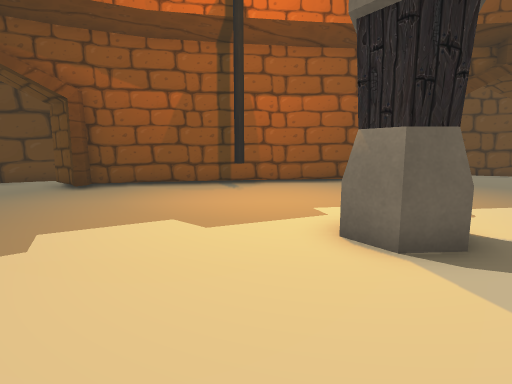
view 1 (above)

20 first-person views from a walk through a Unity game level. The camera is 1.3 m above the floor, tilts 8° down and sees 80° across. The floor is counted in squares, 1 m on a side. Each view is taken from the middle of a square. On the plan, view 1 faces up. The plan holds only what a view shows up to about 14 squares ahead; the rest is blank. The place goes on beyond the plan. The player is left out. Some surface patterns are stand-ins.

view 2
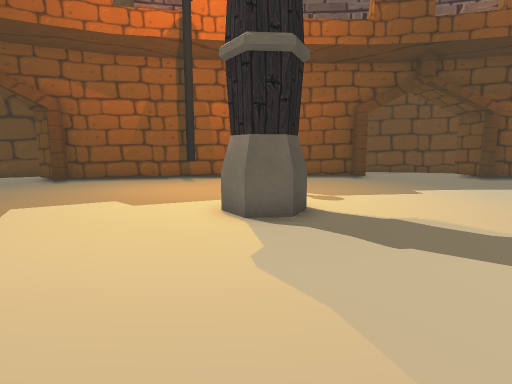

view 3
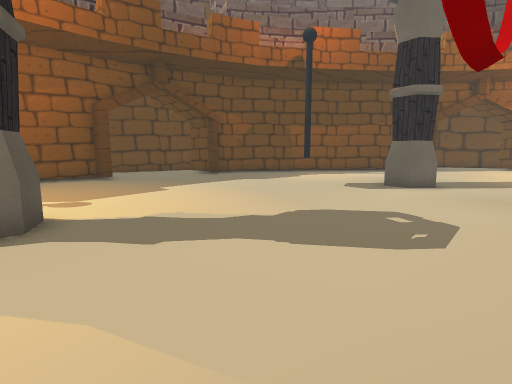

view 4
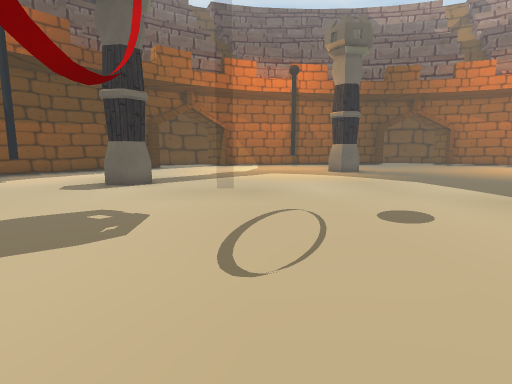

view 5
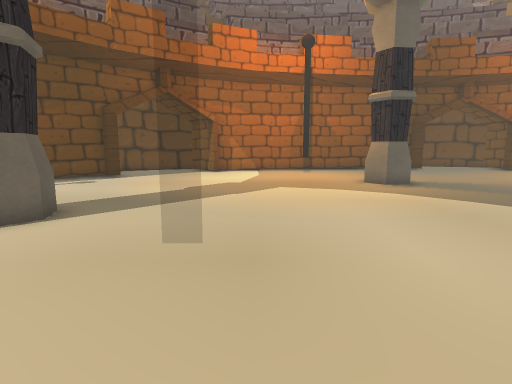

view 6
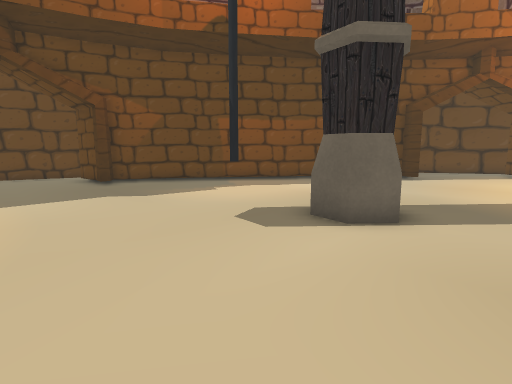

view 7
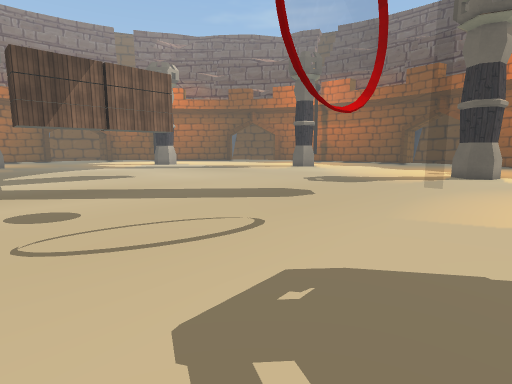

view 8
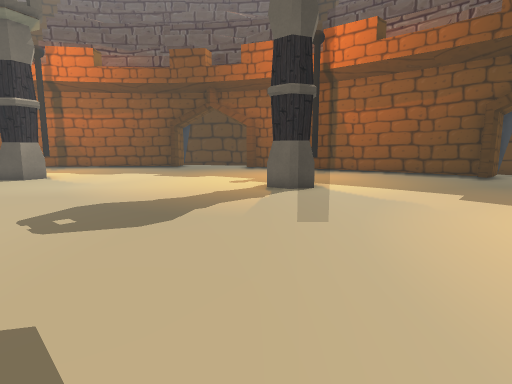

view 9
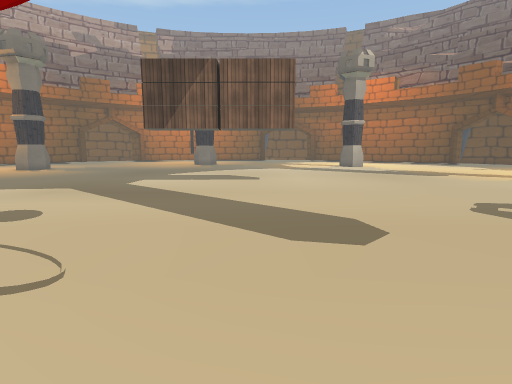

view 10
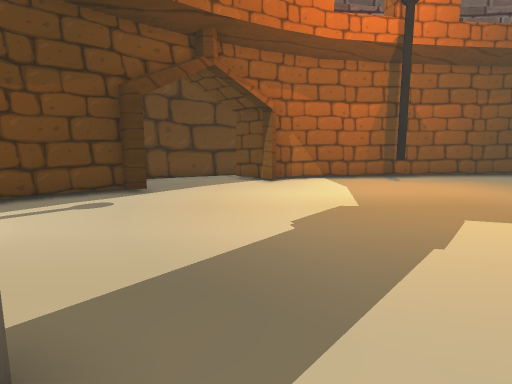

view 11
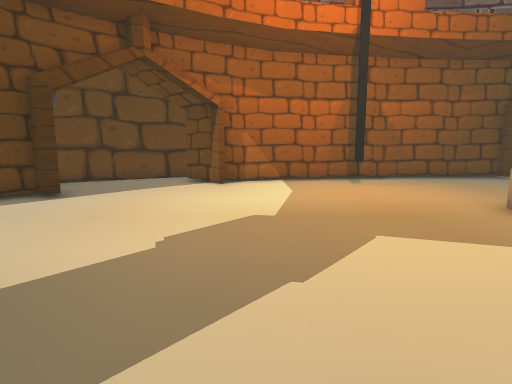

view 12
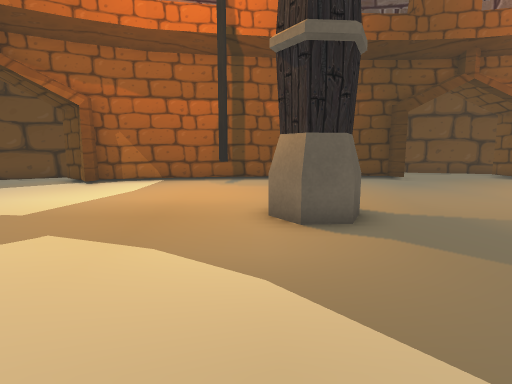

view 13
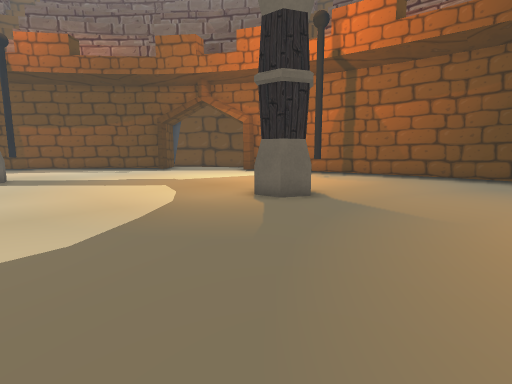

view 14
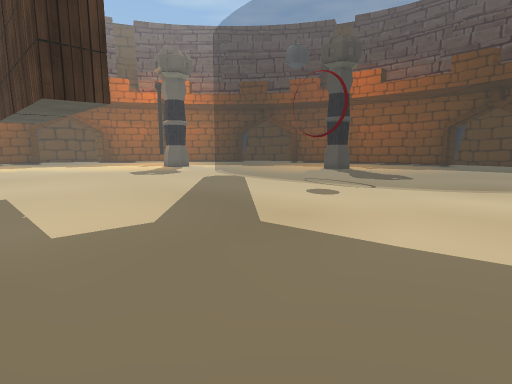

view 15
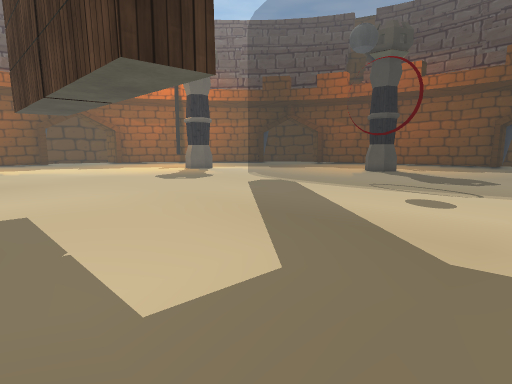

view 16
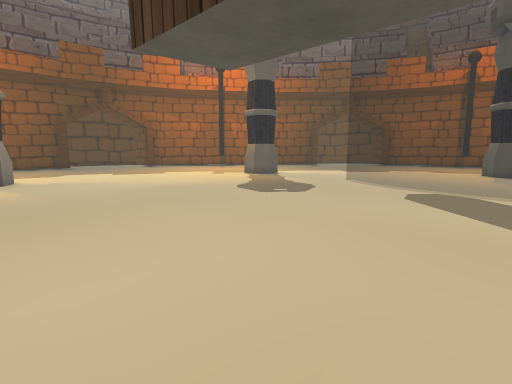

view 17
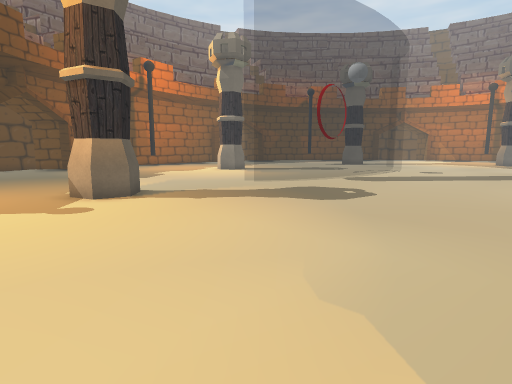

view 18
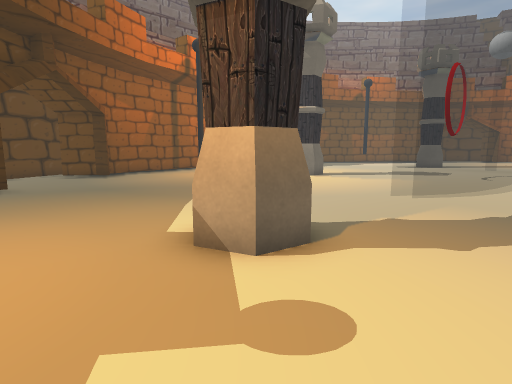

view 19
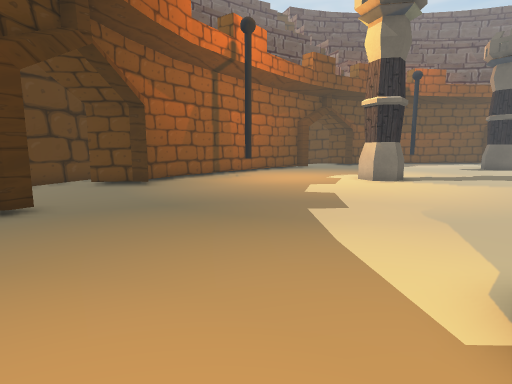

view 20
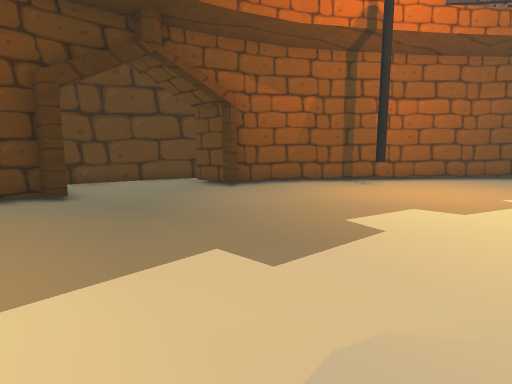

### Floor plan
Key: @ floor where view 1 was taken; # wall or solid block; . floor; = window, fence, low wall or low ledge.
Columns run from 11 left of view 1 to 28 right of it. Each row starts with its distance up from view 1.
 15                      ###
 14                     ....
 13   ###         ####  ...#
 12 ###..  ########..##....##
 11 #...####...............####
 10 .....#....#...............###
  9  ...........................##
  8 #............................##
  7 ##............................###
  6 ................................##   #
  5 .............##..................#  .##
  4 .............##..................##...#
  3 ......................................##
  2 ........................##.............#
  1 ........................##............##
  0 ...........@.........................##
 -1 ...##................................##
 -2 ...##....=.............=..............#
 -3 .........====.......===...............#
 -4 ...........==========.................#
 -5 ......................................#
 -6 ....................................#.##
 -7 .......................................#
 -8 ...............................#.......#
 -9 ...............................#.......#
-10 .......................................#
-11 .......................................#
-12 .......................................#
-13 ##.....................................#
-14  # ............................ ........

Where each view was taken, in squares from view 1:
view 1: 0 up, 0 right, facing up
view 2: 2 down, 2 right, facing up
view 3: 2 down, 2 right, facing up-right
view 4: 3 down, 2 right, facing right
view 5: 3 down, 8 right, facing right
view 6: 1 down, 8 right, facing up-right
view 7: 1 up, 9 right, facing down-left
view 8: 3 down, 3 right, facing left
view 9: 0 up, 3 right, facing down
view 10: 0 up, 13 right, facing right
view 11: 2 down, 14 right, facing right
view 12: 7 down, 14 right, facing right
view 13: 14 down, 13 right, facing up-right
view 14: 14 down, 13 right, facing up-left
view 15: 14 down, 10 right, facing up-left
view 16: 14 down, 4 right, facing up-left
view 17: 11 down, 11 left, facing up-right
view 18: 5 down, 11 left, facing up-right
view 19: 1 down, 11 left, facing up-right
view 20: 1 down, 5 left, facing up
